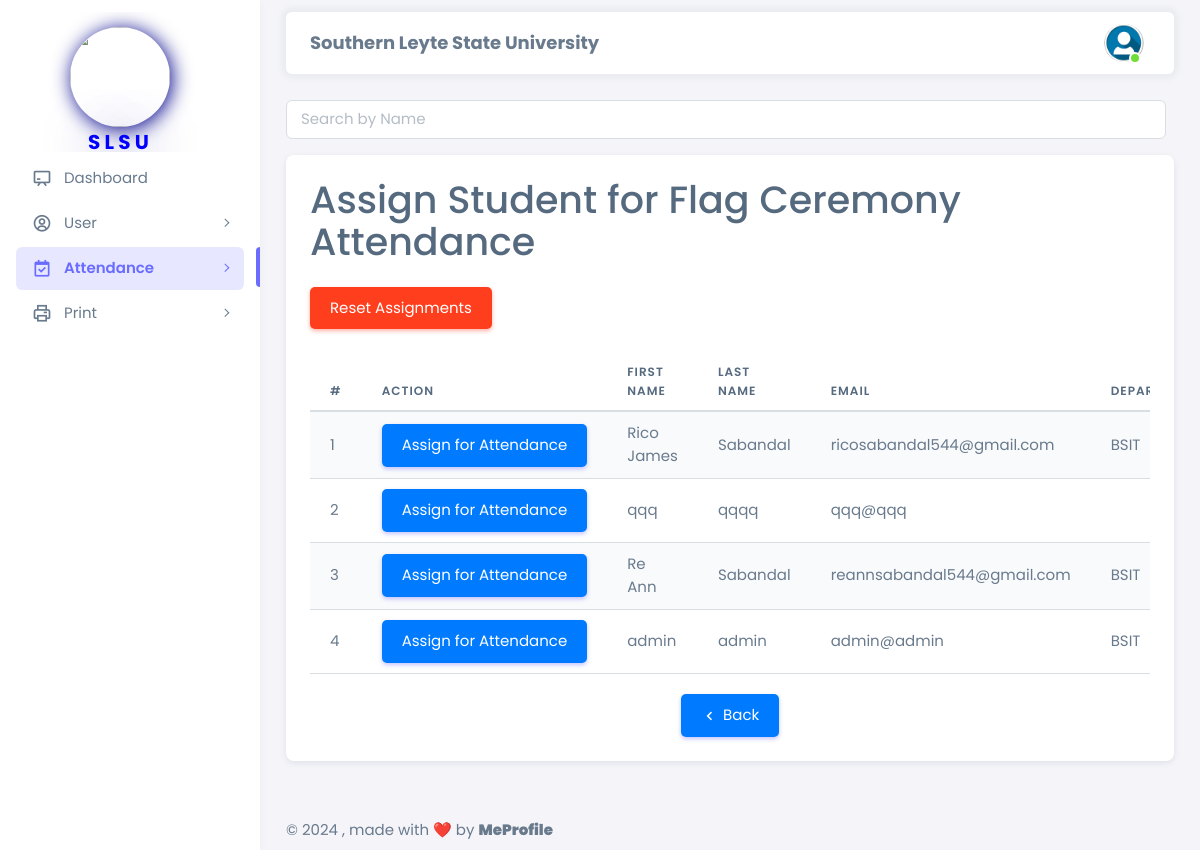
Page /html/admin/assign_student.php (signed in) on the committed database.
### tables this page shows
CREATE TABLE `student_registration` (
  `student_id` int NOT NULL,
  `first_name` varchar(50) NOT NULL,
  `last_name` varchar(50) NOT NULL,
  `email` varchar(100) NOT NULL,
  `password` varchar(255) NOT NULL,
  `phone_number` varchar(15) DEFAULT NULL,
  `department` varchar(100) DEFAULT NULL,
  `year_level` int DEFAULT NULL,
  `section` varchar(50) DEFAULT NULL,
  `enrollment_date` timestamp NULL DEFAULT CURRENT_TIMESTAMP,
  `address` varchar(255) DEFAULT NULL,
  `city` varchar(100) DEFAULT NULL,
  `postal_code` varchar(20) DEFAULT NULL,
  `country` varchar(50) DEFAULT NULL,
  `date_of_birth` date DEFAULT NULL,
  `gender` varchar(10) DEFAULT NULL,
  `emergency_contact_name` varchar(100) DEFAULT NULL,
  `emergency_contact_number` varchar(15) DEFAULT NULL,
  `created_at` timestamp NULL DEFAULT CURRENT_TIMESTAMP,
  `updated_at` timestamp NULL DEFAULT CURRENT_TIMESTAMP ON UPDATE CURRENT_TIMESTAMP,
  `is_assigned` tinyint(1) NOT NULL DEFAULT '0'
);

### html/admin/assign_student.php (the view, shortened to what this page needs)
<?php
require '../config.php';
$search = isset($_GET['search']) ? $_GET['search'] : '';
$sql = "SELECT * FROM student_registration WHERE first_name LIKE ? OR last_name LIKE ? OR email LIKE ?";
$stmt = $conn->prepare($sql);
$search_term = "%$search%";
$stmt->bind_param("sss", $search_term, $search_term, $search_term);
$stmt->execute();
$result = $stmt->get_result();
?>
<!DOCTYPE html>
<html lang="en" class="light-style layout-menu-fixed" dir="ltr" data-theme="theme-default" data-assets-path="../../assets/" data-template="vertical-menu-template-free">
<head>
    <link rel="stylesheet" href="https://cdn.jsdelivr.net/npm/sweetalert2@11/dist/sweetalert2.min.css">
    <link rel="stylesheet" href="../../assets/vendor/fonts/boxicons.css" />
    <link rel="stylesheet" href="../../assets/vendor/css/core.css" class="template-customizer-core-css" />
    <link rel="stylesheet" href="../../assets/vendor/css/theme-default.css" class="template-customizer-theme-css" />
    <link rel="stylesheet" href="../../assets/css/demo.css" />
    <link rel="stylesheet" href="../../assets/vendor/libs/perfect-scrollbar/perfect-scrollbar.css" />
    <link rel="stylesheet" href="../../assets/vendor/libs/apex-charts/apex-charts.css" />
</head>
<body>
    <div class="layout-wrapper layout-content-navbar">
        <div class="layout-container">
            <aside id="layout-menu" class="layout-menu menu-vertical menu bg-menu-theme">
                <div class="app-brand demo" style="padding: 70px;">
                    <div class="logo">
                        <img style="border-radius: 500px; box-shadow: 2px 2px 20px #00008b; margin-top: 30px; margin-bottom: 5px;" src="../../assets/img/avatars/logo.png" width="100" height="100" alt="">
                        <b><p style="font-size: 20px; color: blue; text-shadow: 2px 2px 50px #00008b; padding-left: 18px;">S L S U</p></b>
                    </div>
                </div>
                <ul class="menu-inner py-1">
                    <li class="menu-item">
                        <a href="dashboard.php" class="menu-link">
                            <i class="menu-icon tf-icons bx bx-chalkboard"></i>
                            <div data-i18n="Analytics">Dashboard</div>
                        </a>
                    </li>
                    <li class="menu-item">
                        <a href="javascript:void(0);" class="menu-link menu-toggle">
                            <i class="menu-icon tf-icons bx bx-user-circle"></i>
                            <div data-i18n="Layouts">User</div>
                        </a>
                    </li>
                    <li class="menu-item active">
                        <a href="javascript:void(0);" class="menu-link menu-toggle">
                            <i class="menu-icon tf-icons bx bx-calendar-check"></i>
                            <div data-i18n="Analytics">Attendance</div>
                        </a>
                    </li>
                    <li class="menu-item">
                        <a href="javascript:void(0);" class="menu-link menu-toggle">
                            <i class="menu-icon tf-icons bx bx-printer"></i>
                            <div data-i18n="Analytics">Print</div>
                        </a>
                    </li>
                </ul>
            </aside>
            <div class="layout-page">
                <nav
                    class="layout-navbar container-xxl navbar navbar-expand-xl navbar-detached align-items-center bg-navbar-theme"
                    id="layout-navbar"
                >
                    <div class="navbar-nav-right d-flex align-items-center" id="navbar-collapse">
                        <center>
                            <p style="font-size: 18px; padding-top: 15px;"><b>Southern Leyte State University</b></p>
                        </center>
                        <ul class="navbar-nav flex-row align-items-center ms-auto">
                            <li class="nav-item navbar-dropdown dropdown-user dropdown">
                                <a class="nav-link dropdown-toggle hide-arrow" href="javascript:void(0);" data-bs-toggle="dropdown">
                                    <div class="avatar avatar-online">
                                        <img src="../../assets/img/avatars/user.png" alts class="w-px-40 h-auto rounded-circle" />
                                    </div>
                                </a>
                            </li>
                        </ul>
                    </div>
                </nav>
                <div class="content-wrapper">
                    <div class="container-xxl flex-grow-1 container-p-y">
                        <div class="row mb-3">
                            <div class="col-lg-12">
                              <form class="d-flex" method="GET" action="<?php echo htmlspecialchars($_SERVER["PHP_SELF"]); ?>">
                                <input class="form-control me-2" type="search" id="searchInput" placeholder="Search by Name" aria-label="Search" name="search" value="<?php echo htmlspecialchars($search); ?>">
                              </form>
                            </div>
                          </div>
                        <div class="row">
                            <div class="col-lg-12 mb-4 order-0">
                                <div class="card">
                                    <div class="card-body">
                                        <h1 class="mb-4">Assign Student for Flag Ceremony Attendance</h1>
                                        <button id="resetButton" class="btn btn-danger mb-4">Reset Assignments</button>
                                        <div class="table-responsive">
                                        <table class="table table-striped">
                                                <thead>
                                                    <tr>
                                                        <th>#</th>
                                                        <th>Action</th>
                                                        <th>First Name</th>
                                                        <th>Last Name</th>
                                                        <th>Email</th>
                                                        <th>Department</th>
                                                    </tr>
                                                </thead>
                                                <tbody id="studentTableBody">
                                                    <?php
                                                    $counter = 1;
                                                    if ($result->num_rows > 0) {
                                                        while ($row = $result->fetch_assoc()) {
                                                            echo "<tr>";
                                                            echo "<td>{$counter}</td>";
                                                            echo "<td class='text-nowrap'>";
                                                            if ($row['is_assigned'] == 0) {
                                                                echo "<button class='btn btn-primary assign-button' data-student-id='{$row['student_id']}'>Assign for Attendance</button>";
                                                            } else {
                                                                echo "<span class='badge badge-danger'>Already Assigned</span>";
                                                            }
                                                            echo "</td>";
                                                            echo "<td>{$row['first_name']}</td>";
                                                            echo "<td>{$row['last_name']}</td>";
                                                            echo "<td>{$row['email']}</td>";
                                                            echo "<td>{$row['department']}</td>";
                                                            echo "</tr>";
                                                            $counter++;
                                                        }
                                                    } else {
                                                        echo "<tr><td colspan='7'>No non-admin students found.</td></tr>";
                                                    }
                                                    ?>
                                                </tbody>
                                            </table>
                                    </div>
                                  <div class="centered-button">
                                    <a href="employee_attendance_information_flag.php" class="btn btn-primary">
                                      <i class="bx bx-chevron-left"></i> Back
                                    </a>
                                  </div>
                                        </div>
                                    </div>
                                </div>
                            </div>
                        </div>
                    </div>
                    <footer class="content-footer footer bg-footer-theme">
                        <div class="container-xxl d-flex flex-wrap justify-content-between py-2 flex-md-row flex-column">
                            <div class="mb-2 mb-md-0">
                                ©
                                , made with ❤️ by
                                <a href="https://www.facebook.com/james.jeager.3" target="_blank" class="footer-link fw-bolder">MeProfile</a>
                            </div>
                        </div>
                    </footer>
                </div>
            </div>
        </div>
</body>
</html>

### assets/css/demo.css (style rules this page uses)
.menu .app-brand.demo { height: 64px; margin-top: 12px; }

### html/admin/assign_student.php (style rules this page uses)
body, .btn, .menu-link, .navbar-nav-right, .footer, .app-brand, .queue-number { font-family: 'Poppins', sans-serif; }
.btn { padding: 10px 20px; border: none; border-radius: 5px; cursor: pointer; }
.btn-primary { background-color: #007bff; color: #fff; }
.centered-button { text-align: center; margin-top: 20px; }

### rows in the picture
student_registration: first_name "Rico James", last_name "Sabandal", email "ricosabandal544@gmail.com", department "BSIT"
student_registration: first_name "qqq", last_name "qqqq", email "qqq@qqq"
student_registration: first_name "Re Ann", last_name "Sabandal", email "reannsabandal544@gmail.com", department "BSIT"
student_registration: first_name "admin", last_name "admin", email "admin@admin", department "BSIT"
